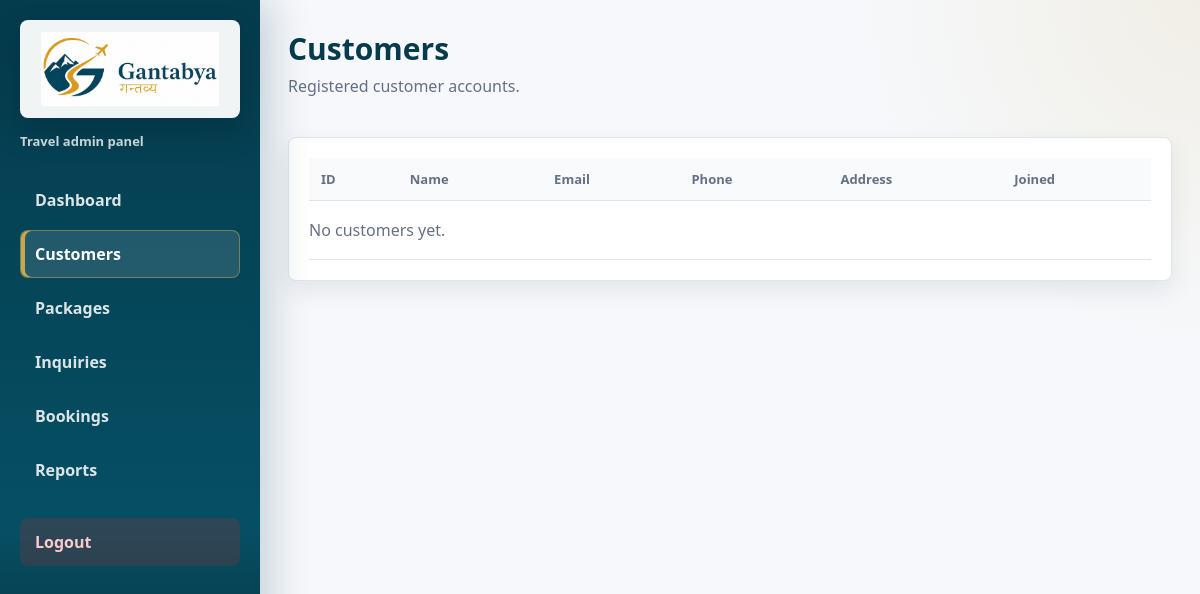
Before: /admin/customers (signed in) with the older database file.
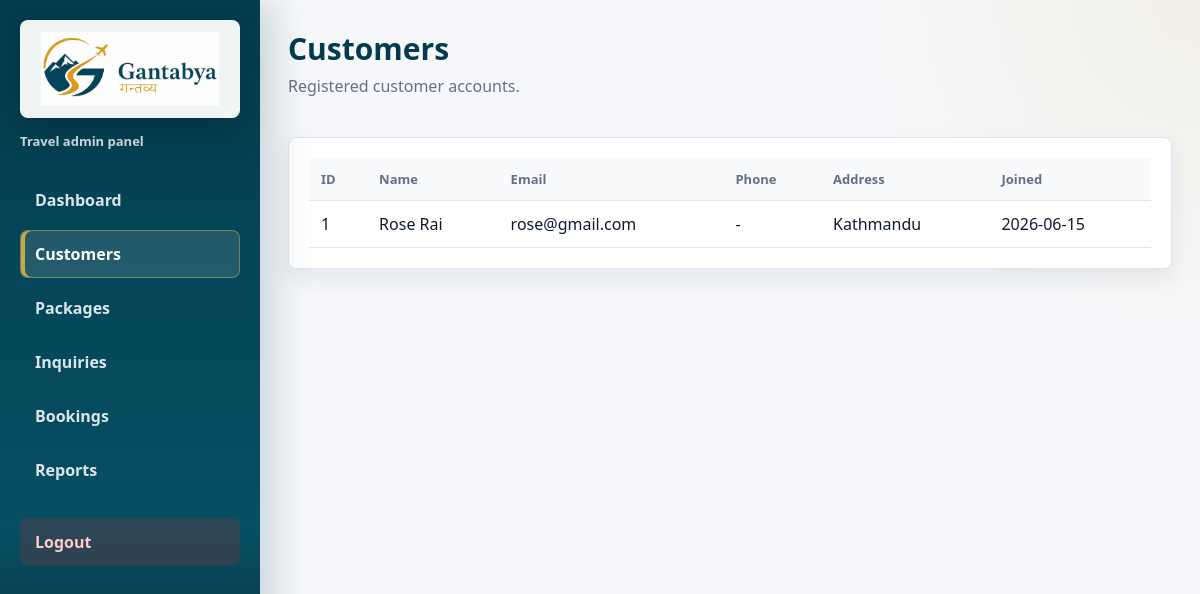
After: the same page with the newer database file.
### models.py (models this page shows)
class Customer(db.Model):
    __tablename__ = 'customer'
    id = db.Column(db.Integer, primary_key=True)
    full_name = db.Column(db.String(100), nullable=False)
    email = db.Column(db.String(120), unique=True, nullable=False)
    password = db.Column(db.String(200), nullable=False)
    phone = db.Column(db.String(20))
    address = db.Column(db.String(200))
    created_at = db.Column(db.DateTime, default=datetime.utcnow)

### app.py (the view)
@app.route("/admin/customers")
@admin_required
def admin_customers():
    customers = Customer.query.order_by(Customer.id.desc()).all()
    return render_template("admin/customers.html", customers=customers)

### app.py (called while the page is built)
def admin_required(view_func):
    @wraps(view_func)
    def wrapper(*args, **kwargs):
        if 'admin_id' not in session:
            flash("Please login to access the admin panel.", "warning")
            return redirect(url_for("admin_login"))
        return view_func(*args, **kwargs)
    return wrapper

@app.context_processor
def inject_now():
    return {'now': datetime.utcnow()}

@app.context_processor
def inject_user():
    return dict(
        is_logged_in='customer_id' in session,
        customer_name=session.get('customer_name'),
        is_admin='admin_id' in session
    )

### admin/customers.html (shortened to what this page needs)
{% extends "admin/base.html" %}
{% block content %}
<div class="topbar">
    <div>
        <h1>Customers</h1>
        <p class="muted">Registered customer accounts.</p>
    </div>
</div>
<div class="panel table-wrap">
    <table>
        <tr>
            <th>ID</th>
            <th>Name</th>
            <th>Email</th>
            <th>Phone</th>
            <th>Address</th>
            <th>Joined</th>
        </tr>
        {% for customer in customers %}
        <tr>
            <td>{{ customer.id }}</td>
            <td>{{ customer.full_name }}</td>
            <td>{{ customer.email }}</td>
            <td>{{ customer.phone or "-" }}</td>
            <td>{{ customer.address or "-" }}</td>
            <td>{{ customer.created_at.strftime("%Y-%m-%d") if customer.created_at else "-" }}</td>
        </tr>
        {% else %}
        <tr><td colspan="6" class="empty">No customers yet.</td></tr>
        {% endfor %}
    </table>
</div>
{% endblock %}

Changed rows visible on the page:
added Customer: id "1", full_name "Rose Rai", email "rose@gmail.com", phone "-", address "Kathmandu", created_at "2026-06-15"
Other visible differences:
text no longer shown: "No customers yet."
